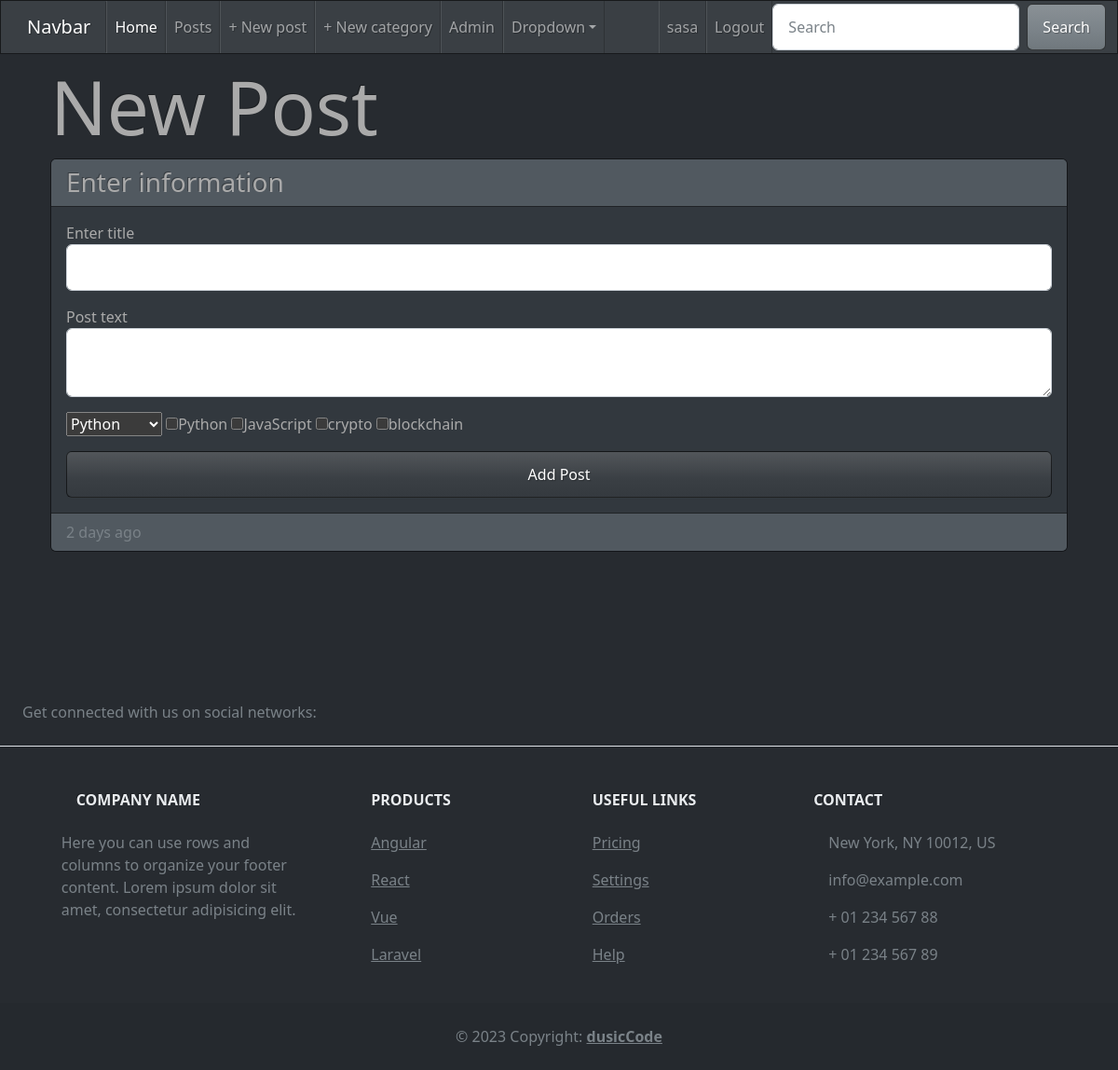
Screenshot of /new-post (signed in) with the database file from the repository.
### app.py (models this page shows, shortened)
class User(db.Model, UserMixin):
    id = db.Column(db.Integer, primary_key=True)
    username = db.Column(db.String(80), unique=True, nullable=False)
    email = db.Column(db.String(120), unique=True, nullable=False)
    password = db.Column(db.String(120), nullable=False)
    posts = db.relationship('Post', backref='author', lazy=True)
    comments = db.relationship('Comment', backref='author', lazy=True)
    joined_at = db.Column(db.DateTime, nullable=False, default=datetime.utcnow)

class Category(db.Model):
    id = db.Column(db.Integer, primary_key=True)
    name = db.Column(db.String(80), unique=True, nullable=False)
    post_categories = db.Table('post_categories',
    db.Column('post_id', db.Integer, db.ForeignKey('post.id'), primary_key=True),
    db.Column('category_id', db.Integer, db.ForeignKey('category.id'), primary_key=True))
    created_at = db.Column(db.DateTime, nullable=False, default=datetime.utcnow)

### app.py (the view, shortened to what this page needs)
@app.route('/new-post', methods=['GET', 'POST'])
@login_required
def new_post():
    categories = Category.query.all()
    return render_template('new-post.html', user=current_user, categories=categories)

### app.py (called while the page is built)
@login_manager.user_loader
def load_user(user_id):
    return User.query.get(int(user_id))

### templates/new-post.html
{% extends 'base.html' %}
{% block context %}
<div class="container">
    <div class="row">
        <div class="col">
            <h1 class="display-1 my-2">New Post</h1>
            <div class="card mb-3">
              <h3 class="card-header">Enter information</h3>
                <div class="card-body">
                    <form action="" method="post">
                        <div class="form-group mb-3">
                          <label for="title">Enter title</label>
                          <input type="text" id="title" name="title" placehonder="Enter your title" class="form-control">
                        </div>
                        <div class="form-group mb-3">
                          <label for="password">Post text</label>
                          <textarea type="text" id="text" name="text" placehonder="Enter text" class="form-control"></textarea>
                        </div>
                        <select name="category" id="category">
                            {% for cat in categories %}
                            <option value="{{ cat.name }}">{{ cat.name }}</option>
                            {% endfor %}
                          </select>
                          {% for cat in categories %}
                          <input type="checkbox" id="cat" name="category" value="{{ cat.name }}">{{ cat.name }}</>
                          {% endfor %}
                         <div class="d-grid gap-2">
                          <button class="btn btn-primary mt-3" type="submit">Add Post</button>
                        </div>
                      </form>
                </div>
                <div class="card-footer text-muted">
                  2 days ago
                </div>
              </div>
        </div>
    </div>
</div>
{% endblock %}

### templates/base.html (shortened to what this page needs)
<!DOCTYPE html>
<html lang="en">
<head>
    <link rel="stylesheet" href="{{ url_for('static', filename='css/state.css') }}">
    <link rel="stylesheet" href="https://cdn.jsdelivr.net/npm/bootstrap-icons@1.10.3/font/bootstrap-icons.css">
</head>
<body>
    <nav class="navbar navbar-expand-lg navbar-dark bg-primary">
        <div class="container-fluid">
          <a class="navbar-brand" href="#">Navbar</a>
          <div class="collapse navbar-collapse" id="navbarColor01">
            <ul class="navbar-nav me-auto">
              {% if user.is_authenticated %}
              <li class="nav-item">
                <a class="nav-link active" href="{{ url_for('index') }}">Home
                </a>
              </li>
              <li class="nav-item">
                <a class="nav-link" href="{{ url_for('posts') }}">Posts</a>
              </li>
              <li class="nav-item">
                <a class="nav-link" href="{{ url_for('new_post') }}">+ New post</a>
              </li>
              <li class="nav-item">
                <a class="nav-link" href="{{ url_for('new_category') }}" data-bs-toggle="modal" data-bs-target="#new_category">+ New category</a>
              </li>
              <li class="nav-item">
                <a class="nav-link" href="/admin">Admin</a>
              </li>
              <li class="nav-item dropdown">
                <a class="nav-link dropdown-toggle" data-bs-toggle="dropdown" href="#" role="button" aria-haspopup="true" aria-expanded="false">Dropdown</a>
              </li>
              {% endif %}
            </ul>
            <ul class="navbar-nav">
              {% if user.is_authenticated %}
            <li class="nav-item">
              <a class="nav-link" href="{{ url_for('user') }}">{{ current_user.username }}</a>
            </li>
              <li class="nav-item">
                <a class="nav-link" href="{{ url_for('logout') }}">Logout</a>
            {% endif %}
            </ul>
            <form class="d-flex">
              <input class="form-control me-sm-2" type="search" placeholder="Search">
              <button class="btn btn-secondary my-2 my-sm-0" type="submit">Search</button>
            </form>
          </div>
        </div>
      </nav>
    <div class="container" style="min-height: calc(100vh - 130px)">
      {% block context %}
      {% endblock %}
  </div>
    {% include 'footer.html' %}
</body>
</html>

### rows the page displays
User: username "sasa"
Category: name "Python"
Category: name "JavaScript"
Category: name "crypto"
Category: name "blockchain"

### other values shown
form field category "Python"
